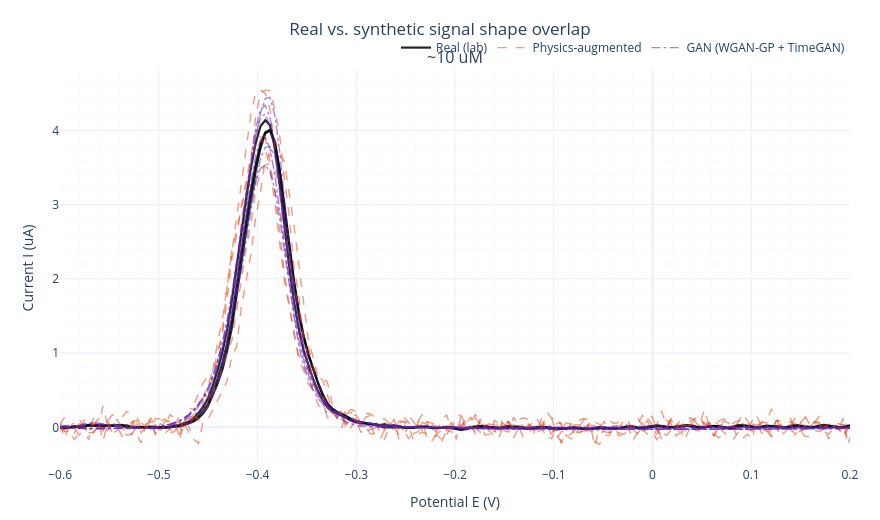

The notebook cell saved with this chart:
### Markdown cell above
Only one concentration per graph for documentation

### Code cell
import numpy as np
import pandas as pd
import plotly.graph_objects as go
from plotly.subplots import make_subplots

def load_raw_signals(csv_path):
    d = pd.read_csv(csv_path)
    I_cols = [c for c in d.columns if c.startswith('I_')]
    return d[I_cols].to_numpy(dtype=float), d['concentration'].to_numpy(dtype=float)

E_grid = pd.read_csv(paths.POTENTIAL_GRID_CSV).to_numpy(dtype=float).flatten()
X_real, y_real = load_raw_signals(paths.REAL_SIGNALS_CSV)
X_physics_aug, y_physics_aug = load_raw_signals(paths.AUGMENTED_SIGNALS_CSV)
X_gan, y_gan = load_raw_signals(paths.GAN_ONLY_RAW_SIGNALS_CSV)

SYNTH_SOURCES = {
    'physics_aug': ('Physics-augmented', X_physics_aug, y_physics_aug, '#e34a1a', 'dash'),
    'gan': ('GAN (WGAN-GP + TimeGAN)', X_gan, y_gan, '#5a23c4', 'dashdot'),
}

ANCHOR_CONCS_UM = [10.0]  

def signals_near(X, y, target, tol, max_n=6, seed=0):
    mask = np.abs(y - target) <= tol * target
    idx = np.where(mask)[0]
    rng = np.random.default_rng(seed)
    if len(idx) > max_n:
        idx = rng.choice(idx, size=max_n, replace=False)
    return X[idx]


fig = make_subplots(rows=1, cols=len(ANCHOR_CONCS_UM),
                     subplot_titles=[f'~{c:g} uM' for c in ANCHOR_CONCS_UM])

for col_i, conc in enumerate(ANCHOR_CONCS_UM, start=1):
    for j, curve in enumerate(signals_near(X_real, y_real, conc, tol=0.05)):
        fig.add_trace(go.Scatter(
            x=E_grid, y=curve, mode='lines', line=dict(color='black', width=2.2), opacity=0.85,
            name='Real (lab)', legendgroup='real', showlegend=(col_i == 1 and j == 0)),
            row=1, col=col_i)
    for key, (label, Xs, ys, color, dash) in SYNTH_SOURCES.items():
        for j, curve in enumerate(signals_near(Xs, ys, conc, tol=0.15, seed=hash(key) % 1000)):
            fig.add_trace(go.Scatter(
                x=E_grid, y=curve, mode='lines', line=dict(color=color, width=1.4, dash=dash),
                opacity=0.55, name=label, legendgroup=key, showlegend=(col_i == 1 and j == 0)),
                row=1, col=col_i)

fig = apply_default_plotly_layout(fig, title_text='Real vs. synthetic signal shape overlap',
                                   xaxis_title=None, yaxis_title=None)

# exclude noise
fig.update_xaxes(title_text='Potential E (V)', range=[E_grid.min(), 0.2])
fig.update_yaxes(title_text='Current I (uA)', col=1)
fig.show()

### Figure 1 — Plotly figure (JSON) as saved in the notebook; plotly's stock layout.template omitted (floating-point values rounded to 4 significant figures; data arrays with more than 128 entries replaced by an {"elided": "..."} marker saying what was removed)
{"data": [{"legendgroup": "real", "line": {"color": "black", "width": 2.2}, "mode": "lines", "name": "Real (lab)", "opacity": 0.85, "showlegend": true, "type": "scatter", "x": {"elided": "229 float values"}, "xaxis": "x", "y": {"elided": "229 float values"}, "yaxis": "y"}, {"legendgroup": "real", "line": {"color": "black", "width": 2.2}, "mode": "lines", "name": "Real (lab)", "opacity": 0.85, "showlegend": false, "type": "scatter", "x": {"elided": "229 float values"}, "xaxis": "x", "y": {"elided": "229 float values"}, "yaxis": "y"}, {"legendgroup": "real", "line": {"color": "black", "width": 2.2}, "mode": "lines", "name": "Real (lab)", "opacity": 0.85, "showlegend": false, "type": "scatter", "x": {"elided": "229 float values"}, "xaxis": "x", "y": {"elided": "229 float values"}, "yaxis": "y"}, {"legendgroup": "physics_aug", "line": {"color": "#e34a1a", "dash": "dash", "width": 1.4}, "mode": "lines", "name": "Physics-augmented", "opacity": 0.55, "showlegend": true, "type": "scatter", "x": {"elided": "229 float values"}, "xaxis": "x", "y": {"elided": "229 float values"}, "yaxis": "y"}, {"legendgroup": "physics_aug", "line": {"color": "#e34a1a", "dash": "dash", "width": 1.4}, "mode": "lines", "name": "Physics-augmented", "opacity": 0.55, "showlegend": false, "type": "scatter", "x": {"elided": "229 float values"}, "xaxis": "x", "y": {"elided": "229 float values"}, "yaxis": "y"}, {"legendgroup": "physics_aug", "line": {"color": "#e34a1a", "dash": "dash", "width": 1.4}, "mode": "lines", "name": "Physics-augmented", "opacity": 0.55, "showlegend": false, "type": "scatter", "x": {"elided": "229 float values"}, "xaxis": "x", "y": {"elided": "229 float values"}, "yaxis": "y"}, {"legendgroup": "physics_aug", "line": {"color": "#e34a1a", "dash": "dash", "width": 1.4}, "mode": "lines", "name": "Physics-augmented", "opacity": 0.55, "showlegend": false, "type": "scatter", "x": {"elided": "229 float values"}, "xaxis": "x", "y": {"elided": "229 float values"}, "yaxis": "y"}, {"legendgroup": "physics_aug", "line": {"color": "#e34a1a", "dash": "dash", "width": 1.4}, "mode": "lines", "name": "Physics-augmented", "opacity": 0.55, "showlegend": false, "type": "scatter", "x": {"elided": "229 float values"}, "xaxis": "x", "y": {"elided": "229 float values"}, "yaxis": "y"}, {"legendgroup": "physics_aug", "line": {"color": "#e34a1a", "dash": "dash", "width": 1.4}, "mode": "lines", "name": "Physics-augmented", "opacity": 0.55, "showlegend": false, "type": "scatter", "x": {"elided": "229 float values"}, "xaxis": "x", "y": {"elided": "229 float values"}, "yaxis": "y"}, {"legendgroup": "gan", "line": {"color": "#5a23c4", "dash": "dashdot", "width": 1.4}, "mode": "lines", "name": "GAN (WGAN-GP + TimeGAN)", "opacity": 0.55, "showlegend": true, "type": "scatter", "x": {"elided": "229 float values"}, "xaxis": "x", "y": {"elided": "229 float values"}, "yaxis": "y"}, {"legendgroup": "gan", "line": {"color": "#5a23c4", "dash": "dashdot", "width": 1.4}, "mode": "lines", "name": "GAN (WGAN-GP + TimeGAN)", "opacity": 0.55, "showlegend": false, "type": "scatter", "x": {"elided": "229 float values"}, "xaxis": "x", "y": {"elided": "229 float values"}, "yaxis": "y"}, {"legendgroup": "gan", "line": {"color": "#5a23c4", "dash": "dashdot", "width": 1.4}, "mode": "lines", "name": "GAN (WGAN-GP + TimeGAN)", "opacity": 0.55, "showlegend": false, "type": "scatter", "x": {"elided": "229 float values"}, "xaxis": "x", "y": {"elided": "229 float values"}, "yaxis": "y"}, {"legendgroup": "gan", "line": {"color": "#5a23c4", "dash": "dashdot", "width": 1.4}, "mode": "lines", "name": "GAN (WGAN-GP + TimeGAN)", "opacity": 0.55, "showlegend": false, "type": "scatter", "x": {"elided": "229 float values"}, "xaxis": "x", "y": {"elided": "229 float values"}, "yaxis": "y"}, {"legendgroup": "gan", "line": {"color": "#5a23c4", "dash": "dashdot", "width": 1.4}, "mode": "lines", "name": "GAN (WGAN-GP + TimeGAN)", "opacity": 0.55, "showlegend": false, "type": "scatter", "x": {"elided": "229 float values"}, "xaxis": "x", "y": {"elided": "229 float values"}, "yaxis": "y"}, {"legendgroup": "gan", "line": {"color": "#5a23c4", "dash": "dashdot", "width": 1.4}, "mode": "lines", "name": "GAN (WGAN-GP + TimeGAN)", "opacity": 0.55, "showlegend": false, "type": "scatter", "x": {"elided": "229 float values"}, "xaxis": "x", "y": {"elided": "229 float values"}, "yaxis": "y"}], "layout": {"annotations": [{"font": {"size": 16}, "showarrow": false, "text": "~10 uM", "x": 0.5, "xanchor": "center", "xref": "paper", "y": 1, "yanchor": "bottom", "yref": "paper"}], "height": 520, "legend": {"orientation": "h", "x": 1, "xanchor": "right", "y": 1.02, "yanchor": "bottom"}, "margin": {"b": 50, "l": 60, "r": 30, "t": 70}, "title": {"text": "Real vs. synthetic signal shape overlap", "x": 0.5, "xanchor": "center"}, "width": 880, "xaxis": {"anchor": "y", "domain": [0, 1], "minor": {"showgrid": true}, "range": [-0.6001, 0.2], "showgrid": true, "title": {"text": "Potential E (V)"}}, "yaxis": {"anchor": "x", "domain": [0, 1], "minor": {"showgrid": true}, "showgrid": true, "title": {"text": "Current I (uA)"}}}}
